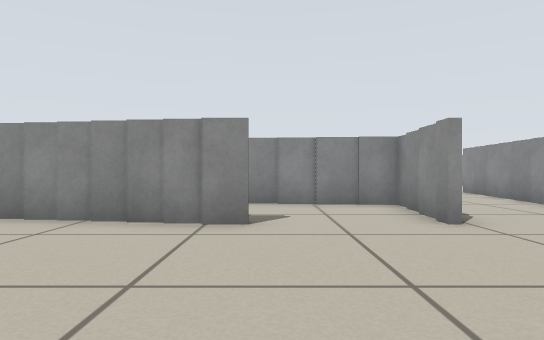
View 1 (above)

16 first-person views from a walk through a Stage world. The camera is 0.41 m above the floor, looks level and sees 75° across. The lines on the ground mark 1 m squares. The floor is counted in squares, 0.5 m on a side. Each view is taken from the middle of a square. On the plan, view 1 faces up. The plan holds only what a view shows up to about 12 squares ahead; the rest is blank. Robots are left out.

View 2
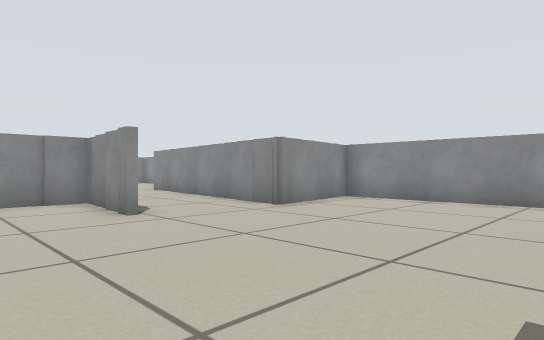

View 3
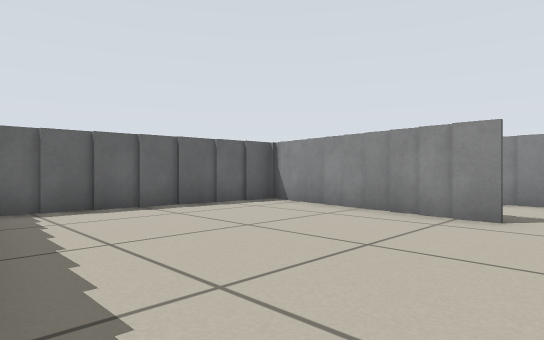

View 4
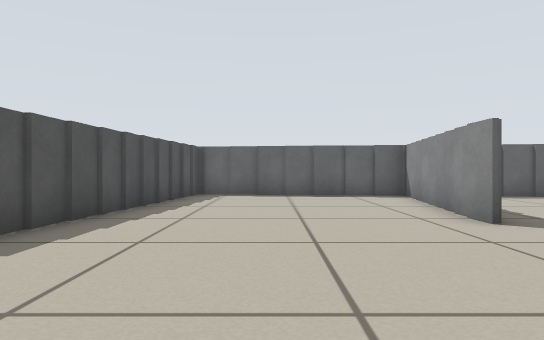

View 5
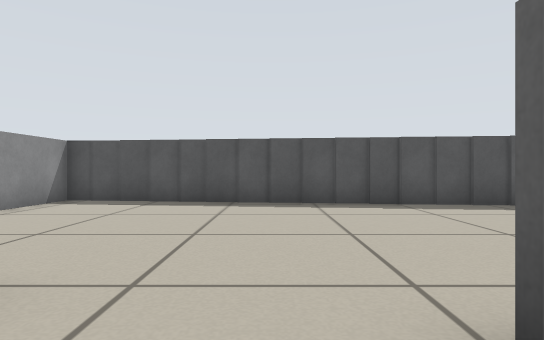

View 6
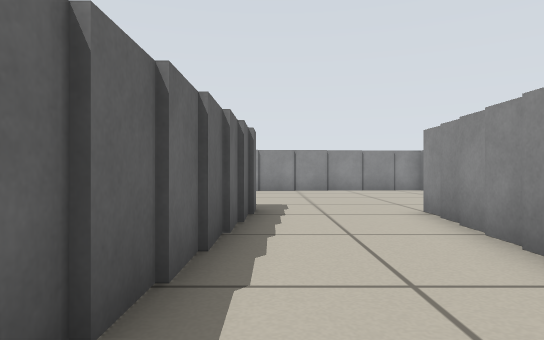

View 7
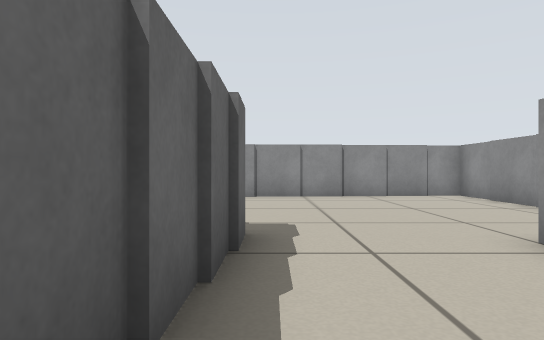

View 8
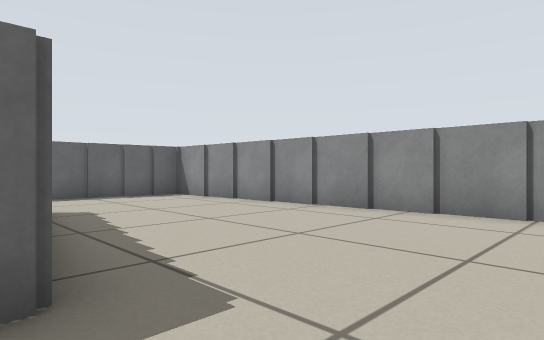

View 9
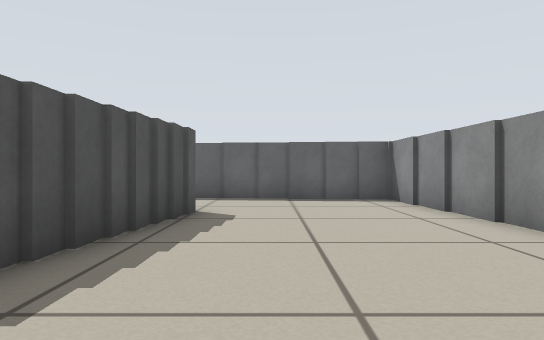

View 10
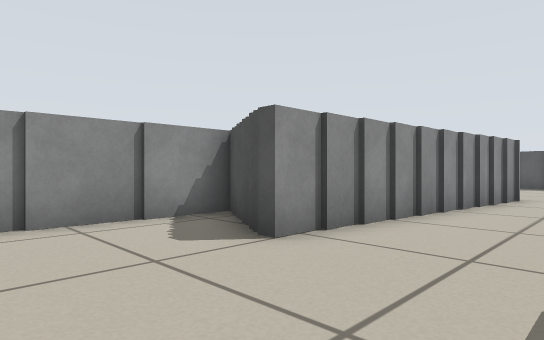

View 11
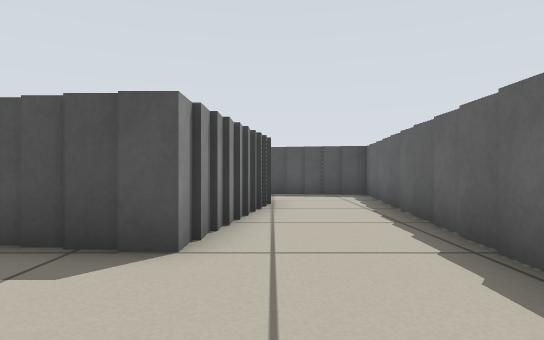

View 12
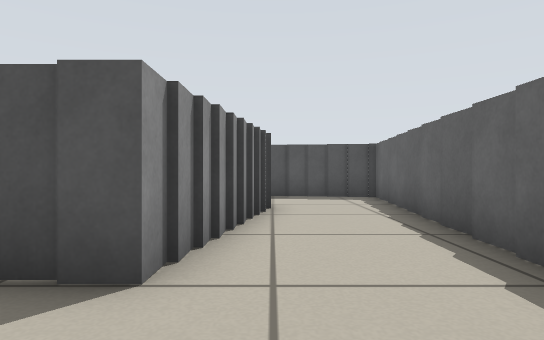

View 13
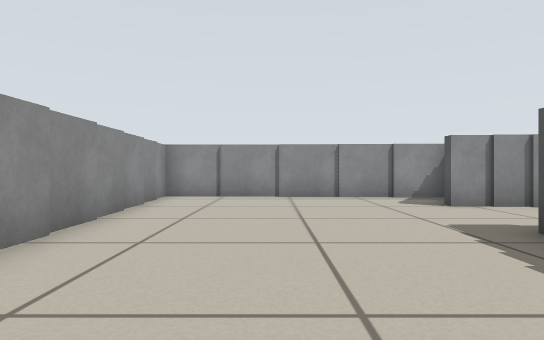

View 14
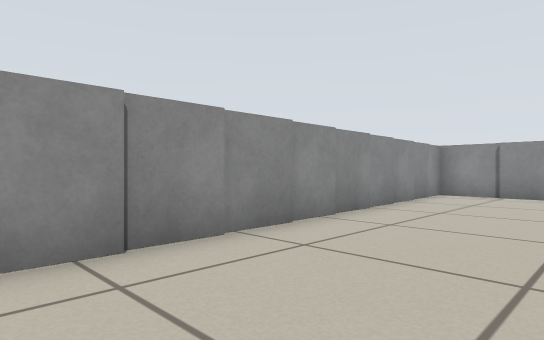

View 15
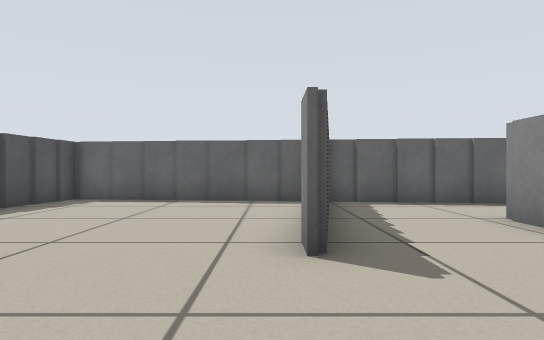

View 16
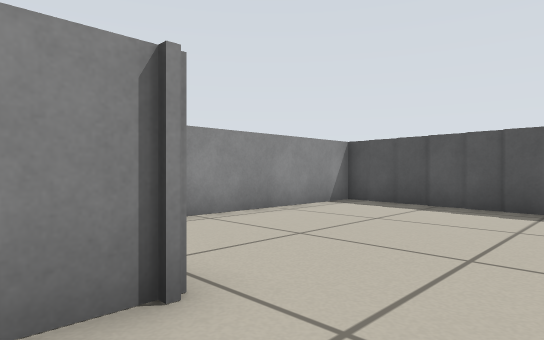

### Floor plan
Ten units are one square. View 1 is at (0, 0); x grows to the right and y downward. Boxes are objects, and circles mark ways between rooms. Rooms are numbered by the first view taken in them; rooms with no view inside come last. Other rooms are left out.
<svg viewBox="-75 -208 180 237">
<path fill="none" stroke="#000" d="M-2 -53 -18 -53M28 -52 28 -75M-16 -56 -35 -56M9 16 32 16M-15 13 10 13M30 -78 30 -83 20 -83M32 18 41 18M-35 -58 -48 -58M-35 -59 -29 -59M21 -85 -9 -85M-30 11 -14 11M40 20 64 20M-8 -89 -30 -89M-39 9 -30 9M-48 -60 -59 -60M-48 -61 -35 -61M76 -48 61 -48M64 22 80 22M-67 -25 -67 4M-64 -52 -64 -24M-62 -62 -62 -51M-62 7 -38 7M90 -50 78 -50M-62 -72 -62 -63 -46 -63M-60 -82 -60 -71M-70 5 -61 5M80 24 95 24 95 -52M37 -136 37 -115M8 -139 21 -139M1 -141 8 -141M34 -116 34 -85M-9 -143 2 -143M22 -197 8 -197M8 -195 -34 -195M-21 -132 -21 -145 -9 -145M70 -112 70 -130 74 -130M62 -199 21 -199M-23 -122 -23 -134M31 -86 31 -71M-25 -110 -25 -122M67 -88 67 -112M100 -168 100 -203 89 -203M-27 -102 -27 -110M-32 -193 -48 -193 -48 -184M97 -115 97 -169M90 -201 61 -201M-53 -156 -53 -128M65 -72 65 -89M-50 -185 -50 -155M-55 -126 -55 -109M63 -65 63 -72M-58 -109 -58 -81M61 -48 61 -66"/>
<circle cx="-45" cy="-90" r="3" fill="#2a7"/>
<circle cx="45" cy="-55" r="3" fill="#2a7"/>
<text x="10" y="-30">1</text>
<text x="30" y="-150">2</text>
</svg>
Room 1 opens to room 2.

Where each view was taken, in squares from view 1:
view 1: 0 up, 0 right, facing up
view 2: 1 down, 0 right, facing up-right
view 3: 1 down, 1 right, facing up-left
view 4: 2 up, 5 right, facing left
view 5: 7 up, 4 right, facing down
view 6: 6 up, 4 right, facing up
view 7: 9 up, 4 right, facing up
view 8: 13 up, 6 right, facing up-left
view 9: 16 up, 5 right, facing left
view 10: 16 up, 4 right, facing down-right
view 11: 18 up, 3 left, facing down
view 12: 17 up, 3 left, facing down
view 13: 17 up, 1 left, facing right
view 14: 16 up, 2 left, facing up-right
view 15: 5 up, 3 right, facing left
view 16: 6 up, 4 right, facing down-right
